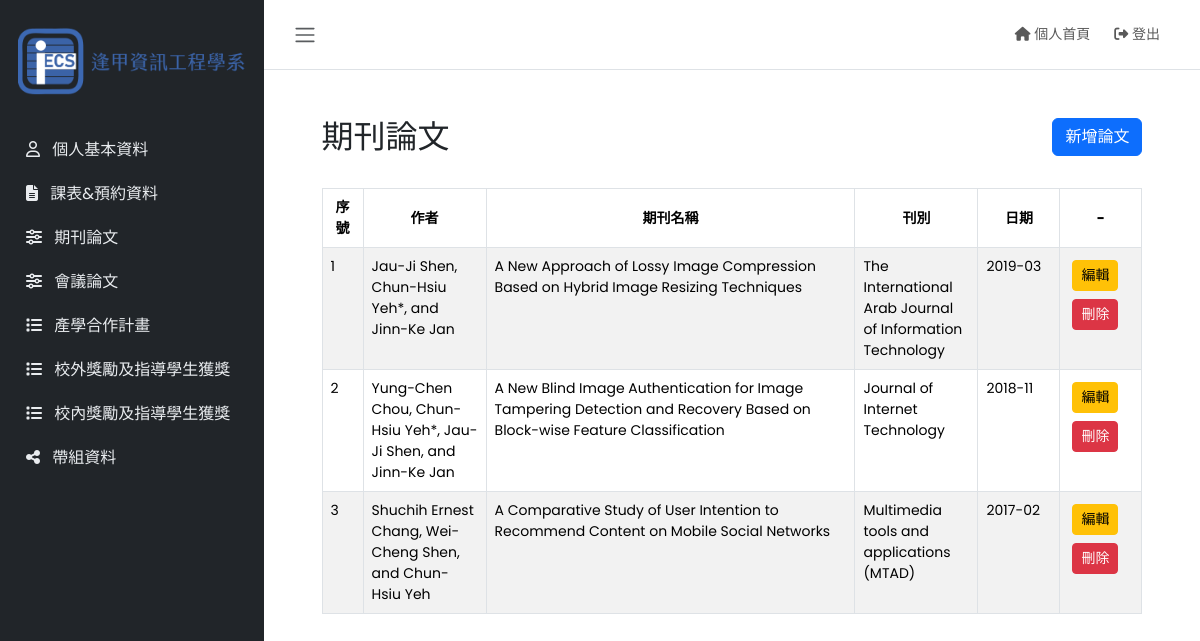
Screenshot of /admin/journal.php (signed in) with the database file from the repository.
### tables this page shows
CREATE TABLE `journal` (
  `id` int unsigned NOT NULL AUTO_INCREMENT,
  `作者` varchar(500) NOT NULL,
  `期刊名稱` varchar(500) NOT NULL,
  `刊別` varchar(100) NOT NULL,
  `刊期及頁數` varchar(100) NOT NULL,
  `日期` varchar(7) NOT NULL COMMENT 'yyyy-dd',
  `領域` varchar(45) NOT NULL,
  `教授編號` varchar(8) NOT NULL,
  PRIMARY KEY (`id`,`期刊名稱`)
);

### admin/journal.php (the view)
<?php require_once "includes/header.php" ?>
<?php require_once "includes/sidebar.php" ?>
<main class="content">
    <div class="container-fluid">
        <div class="mycontainer">
            <header class="d-flex justify-content-between mt-5">
                <h2 class="">期刊論文</h2>
                <div>
                    <a href="./journalpaper/create.php" class="btn btn-primary">新增論文</a>
                </div>
            </header>
            <table class="table table-bordered table-hover table-striped"">
                <thead>
                    <tr>
                        <th width="5%">序號</th>
                        <th width="15%">作者</th>
                        <th>期刊名稱</th>
                        <th width="15%">刊別</th>
                        <th width="10%">日期</th>
                        <th width="10%">-</th>
                    </tr>
                </thead>
                <tbody>
                <?php
                $sqlSelect = mysqli_query($conn, "SELECT * FROM journal order by 日期 desc");
                $numrow = mysqli_num_rows($sqlSelect);
                if($numrow != 0){
                    $serial = 1;
                    while($data = mysqli_fetch_array($sqlSelect)){
                        ?>
                        <tr>
                            <td><?php echo $serial; ?></td>
                            <td><?php echo $data['作者']; ?></td>
                            <td><?php echo $data['期刊名稱']; ?></td>
                            <td><?php echo $data['刊別']; ?></td>
                            <td><?php echo $data['日期']; ?></td>
                            <td class="justify-content-center">
                                <a class="btn btn-warning btn-sm m-1" href="journalpaper/edit.php?id=<?php echo $data['id']; ?>">編輯</a>
                                <a class="btn btn-danger btn-sm m-1" href="journalpaper/delete.php?id=<?php echo $data['id']; ?>">刪除</a>
                            </td>
                        </tr>
                        <?php
                        $serial++;
                    }
                } else {
                    echo "<tr class='text-center'><td colspan='12'>目前無任何紀錄</td></tr>";
                }
                ?>
                </tbody>
            </table>
        </div>
    </div>
</main>
<?php require_once "includes/jslink.php" ?>

### css/admin.css (style rules this page uses)
body { font-family: 'Poppins', sans-serif; font-size: 0.875rem; opacity: 1; overflow: auto; margin: 0; }
a { cursor: pointer; text-decoration: none; font-family: 'Poppins', sans-serif; }
.content { flex: 1; max-width: 100vw; width: 100vw; }
@media (min-width:768px) { .content { max-width: auto; width: auto; } }
.mycontainer { width: 90%; margin: 1.5rem auto; }
.mycontainer table { margin: 1.5rem auto; }
table th { vertical-align:middle; text-align: center; }

### rows the page displays
journal: 作者 "Jau-Ji Shen, Chun-Hsiu Yeh*, and Jinn-Ke Jan", 期刊名稱 "A New Approach of Lossy Image Compression Based on Hybrid Image Resizing Techniques", 刊別 "The International Arab Journal of Information Technology", 日期 "2019-03"
journal: 作者 "Yung-Chen Chou, Chun-Hsiu Yeh*, Jau-Ji Shen, and Jinn-Ke Jan", 期刊名稱 "A New Blind Image Authentication for Image Tampering Detection and Recovery Based on Block-wise Feature Classification", 刊別 "Journal of Internet Technology", 日期 "2018-11"
journal: 作者 "Shuchih Ernest Chang, Wei-Cheng Shen, and Chun-Hsiu Yeh", 期刊名稱 "A Comparative Study of User Intention to Recommend Content on Mobile Social Networks", 刊別 "Multimedia tools and applications (MTAD)", 日期 "2017-02"
